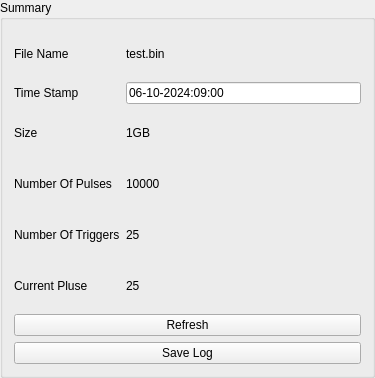
         <widget class="QGroupBox" name="groupBox_23">
          <property name="geometry">
           <rect>
            <x>861</x>
            <y>213</y>
            <width>375</width>
            <height>378</height>
           </rect>
          </property>
          <property name="title">
           <string>Summary</string>
          </property>
          <layout class="QVBoxLayout" name="verticalLayout_44">
           <item>
            <layout class="QGridLayout" name="gridLayout_64">
             <item row="2" column="0">
              <widget class="QLabel" name="LbIDAC2SUMSize">
               <property name="text">
                <string>Size</string>
               </property>
              </widget>
             </item>
             <item row="2" column="1">
              <widget class="QLabel" name="label_88">
               <property name="text">
                <string>1GB</string>
               </property>
              </widget>
             </item>
             <item row="3" column="0">
              <widget class="QLabel" name="LbIDAC2SUMNumofPulses">
               <property name="text">
                <string>Number Of Pulses</string>
               </property>
              </widget>
             </item>
             <item row="0" column="1">
              <widget class="QLabel" name="LbIDAC2SUMtestbin">
               <property name="text">
                <string>test.bin</string>
               </property>
              </widget>
             </item>
             <item row="1" column="0">
              <widget class="QLabel" name="LbIDAC2SUMTimeStamp">
               <property name="text">
                <string>Time Stamp</string>
               </property>
              </widget>
             </item>
             <item row="0" column="0">
              <widget class="QLabel" name="LbIDAC2SUMFileName">
               <property name="text">
                <string>File Name</string>
               </property>
              </widget>
             </item>
             <item row="4" column="1">
              <widget class="QLabel" name="label_84">
               <property name="text">
                <string>25</string>
               </property>
              </widget>
             </item>
             <item row="3" column="1">
              <widget class="QLabel" name="label_86">
               <property name="text">
                <string>10000</string>
               </property>
              </widget>
             </item>
             <item row="5" column="1">
              <widget class="QLabel" name="label_81">
               <property name="text">
                <string>25</string>
               </property>
              </widget>
             </item>
             <item row="5" column="0">
              <widget class="QLabel" name="LbIDAC2SUMCurrentPluse">
               <property name="text">
                <string>Current Pluse</string>
               </property>
              </widget>
             </item>
             <item row="1" column="1">
              <widget class="QLineEdit" name="LEdac2SUMtimestamp">
               <property name="text">
                <string>06-10-2024:09:00</string>
               </property>
              </widget>
             </item>
             <item row="4" column="0">
              <widget class="QLabel" name="LbIDAC2SUMNumoftriggers">
               <property name="text">
                <string>Number Of Triggers</string>
               </property>
              </widget>
             </item>
            </layout>
           </item>
           <item>
            <widget class="QPushButton" name="Pbdac1SUMref">
             <property name="text">
              <string>Refresh</string>
             </property>
            </widget>
           </item>
           <item>
            <widget class="QPushButton" name="Pbdac1SUMsavelog">
             <property name="text">
              <string>Save Log</string>
             </property>
            </widget>
           </item>
          </layout>
         </widget>
